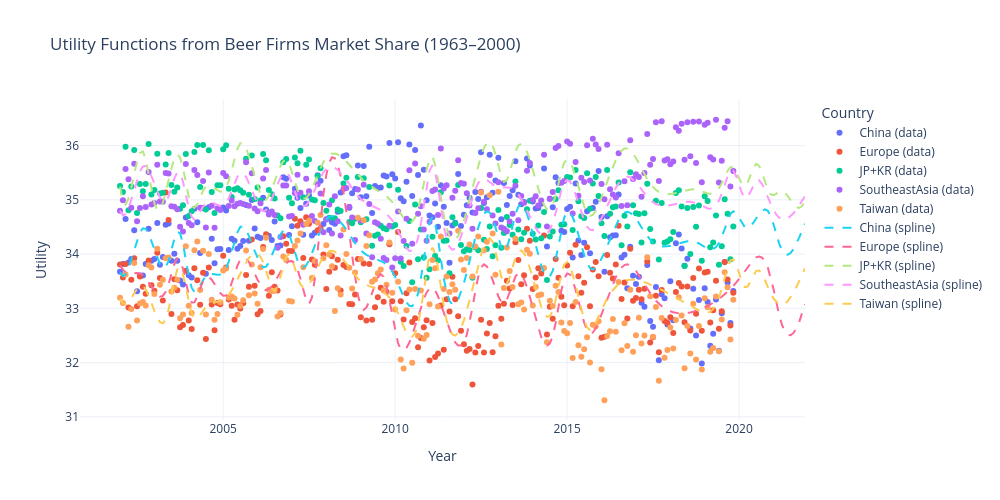

Notebook code cell kept with this figure:
### Code cell
countries = ["China", "Europe", "JP+KR", "SoutheastAsia", "Taiwan"]

# Create the interactive Plotly figure
fig = go.Figure()

# Add raw data (scatter)
for country in countries:
    fig.add_trace(go.Scatter(
        x=df["Time"],
        y=utility[country],
        mode='markers',
        name=f'{country} (data)',
        marker=dict(symbol='circle')
    ))

# Add spline fits (smooth lines)
for country in countries:
    fig.add_trace(go.Scatter(
        x=df["Time"],
        y=predicted_utilities[country],
        mode='lines',
        name=f'{country} (spline)',
        line=dict(dash='dash')  # You can customize line style here
    ))

# Layout
fig.update_layout(
    title='Utility Functions from Beer Firms Market Share (1963–2000)',
    xaxis_title='Year',
    yaxis_title='Utility',
    width=1000,
    height=500,
    legend_title='Country',
    hovermode='x unified',
    template='plotly_white'
)

fig.show()

### Figure 1 — Plotly figure (JSON) as saved in the notebook; plotly's stock layout.template omitted (floating-point values rounded to 4 significant figures; data arrays with more than 128 entries replaced by an {"elided": "..."} marker saying what was removed)
{"data": [{"marker": {"symbol": "circle"}, "mode": "markers", "name": "China (data)", "type": "scatter", "x": {"elided": "240 str values"}, "y": {"elided": "215 float values"}}, {"marker": {"symbol": "circle"}, "mode": "markers", "name": "Europe (data)", "type": "scatter", "x": {"elided": "240 str values"}, "y": {"elided": "215 float values"}}, {"marker": {"symbol": "circle"}, "mode": "markers", "name": "JP+KR (data)", "type": "scatter", "x": {"elided": "240 str values"}, "y": {"elided": "215 float values"}}, {"marker": {"symbol": "circle"}, "mode": "markers", "name": "SoutheastAsia (data)", "type": "scatter", "x": {"elided": "240 str values"}, "y": {"elided": "215 float values"}}, {"marker": {"symbol": "circle"}, "mode": "markers", "name": "Taiwan (data)", "type": "scatter", "x": {"elided": "240 str values"}, "y": {"elided": "215 float values"}}, {"line": {"dash": "dash"}, "mode": "lines", "name": "China (spline)", "type": "scatter", "x": {"elided": "240 str values"}, "y": {"elided": "1000 float values"}}, {"line": {"dash": "dash"}, "mode": "lines", "name": "Europe (spline)", "type": "scatter", "x": {"elided": "240 str values"}, "y": {"elided": "1000 float values"}}, {"line": {"dash": "dash"}, "mode": "lines", "name": "JP+KR (spline)", "type": "scatter", "x": {"elided": "240 str values"}, "y": {"elided": "1000 float values"}}, {"line": {"dash": "dash"}, "mode": "lines", "name": "SoutheastAsia (spline)", "type": "scatter", "x": {"elided": "240 str values"}, "y": {"elided": "1000 float values"}}, {"line": {"dash": "dash"}, "mode": "lines", "name": "Taiwan (spline)", "type": "scatter", "x": {"elided": "240 str values"}, "y": {"elided": "1000 float values"}}], "layout": {"height": 500, "hovermode": "x unified", "legend": {"title": {"text": "Country"}}, "title": {"text": "Utility Functions from Beer Firms Market Share (1963–2000)"}, "width": 1000, "xaxis": {"autorange": true, "range": ["2000-11-01 12:45:19.2399", "2021-12-01"], "title": {"text": "Year"}, "type": "date"}, "yaxis": {"autorange": true, "range": [30.94, 36.84], "title": {"text": "Utility"}, "type": "linear"}}}
